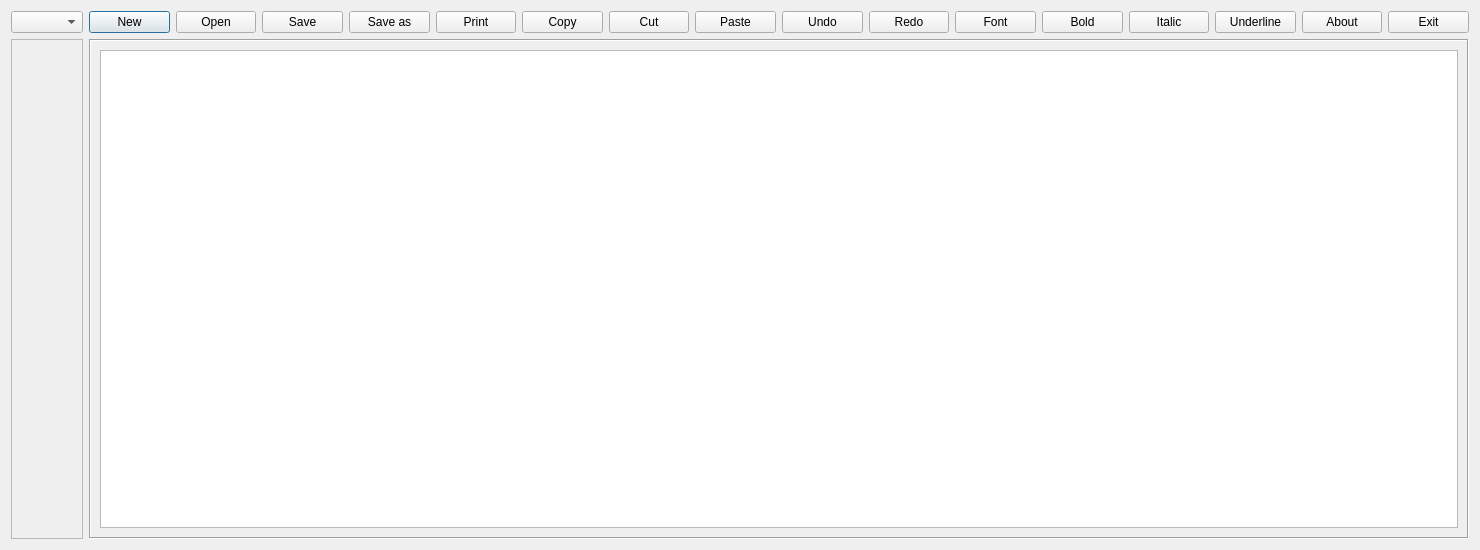
<?xml version="1.0" encoding="UTF-8"?>
<ui version="4.0">
 <class>GeometryModellingEditor</class>
 <widget class="QDialog" name="GeometryModellingEditor">
  <property name="geometry">
   <rect>
    <x>0</x>
    <y>0</y>
    <width>1480</width>
    <height>550</height>
   </rect>
  </property>
  <property name="windowTitle">
   <string>Geometry Modelling</string>
  </property>
  <layout class="QHBoxLayout" name="horizontalLayout_2">
   <item>
    <widget class="QFrame" name="frame_3">
     <property name="frameShape">
      <enum>QFrame::NoFrame</enum>
     </property>
     <property name="frameShadow">
      <enum>QFrame::Raised</enum>
     </property>
     <layout class="QVBoxLayout" name="verticalLayout">
      <property name="leftMargin">
       <number>0</number>
      </property>
      <property name="topMargin">
       <number>0</number>
      </property>
      <property name="rightMargin">
       <number>0</number>
      </property>
      <property name="bottomMargin">
       <number>0</number>
      </property>
      <item>
       <widget class="QComboBox" name="comboBoxGeometrySyntax"/>
      </item>
      <item>
       <widget class="QFrame" name="frameSyntaxGenerator">
        <property name="frameShape">
         <enum>QFrame::StyledPanel</enum>
        </property>
        <property name="frameShadow">
         <enum>QFrame::Raised</enum>
        </property>
       </widget>
      </item>
     </layout>
    </widget>
   </item>
   <item>
    <widget class="QFrame" name="frame_2">
     <property name="frameShape">
      <enum>QFrame::NoFrame</enum>
     </property>
     <property name="frameShadow">
      <enum>QFrame::Raised</enum>
     </property>
     <layout class="QVBoxLayout" name="verticalLayout_2">
      <property name="leftMargin">
       <number>0</number>
      </property>
      <property name="topMargin">
       <number>0</number>
      </property>
      <property name="rightMargin">
       <number>0</number>
      </property>
      <property name="bottomMargin">
       <number>0</number>
      </property>
      <item>
       <widget class="QFrame" name="frame">
        <property name="frameShape">
         <enum>QFrame::NoFrame</enum>
        </property>
        <property name="frameShadow">
         <enum>QFrame::Raised</enum>
        </property>
        <layout class="QHBoxLayout" name="horizontalLayout">
         <property name="leftMargin">
          <number>0</number>
         </property>
         <property name="topMargin">
          <number>0</number>
         </property>
         <property name="rightMargin">
          <number>0</number>
         </property>
         <property name="bottomMargin">
          <number>0</number>
         </property>
         <item>
          <widget class="QPushButton" name="NewBtn">
           <property name="text">
            <string>New</string>
           </property>
          </widget>
         </item>
         <item>
          <widget class="QPushButton" name="OpenBtn">
           <property name="text">
            <string>Open</string>
           </property>
          </widget>
         </item>
         <item>
          <widget class="QPushButton" name="SaveBtn">
           <property name="text">
            <string>Save</string>
           </property>
          </widget>
         </item>
         <item>
          <widget class="QPushButton" name="SaveAsBtn">
           <property name="text">
            <string>Save as</string>
           </property>
          </widget>
         </item>
         <item>
          <widget class="QPushButton" name="PrintBtn">
           <property name="text">
            <string>Print</string>
           </property>
          </widget>
         </item>
         <item>
          <widget class="QPushButton" name="CopyBtn">
           <property name="text">
            <string>Copy</string>
           </property>
          </widget>
         </item>
         <item>
          <widget class="QPushButton" name="CutBtn">
           <property name="text">
            <string>Cut</string>
           </property>
          </widget>
         </item>
         <item>
          <widget class="QPushButton" name="PasteBtn">
           <property name="text">
            <string>Paste</string>
           </property>
          </widget>
         </item>
         <item>
          <widget class="QPushButton" name="UndoBtn">
           <property name="text">
            <string>Undo</string>
           </property>
          </widget>
         </item>
         <item>
          <widget class="QPushButton" name="RedoBtn">
           <property name="text">
            <string>Redo</string>
           </property>
          </widget>
         </item>
         <item>
          <widget class="QPushButton" name="FontBtn">
           <property name="text">
            <string>Font</string>
           </property>
          </widget>
         </item>
         <item>
          <widget class="QPushButton" name="BoldBtn">
           <property name="text">
            <string>Bold</string>
           </property>
          </widget>
         </item>
         <item>
          <widget class="QPushButton" name="ItalicBtn">
           <property name="text">
            <string>Italic</string>
           </property>
          </widget>
         </item>
         <item>
          <widget class="QPushButton" name="UnderlineBtn">
           <property name="text">
            <string>Underline</string>
           </property>
          </widget>
         </item>
         <item>
          <widget class="QPushButton" name="AboutBtn">
           <property name="text">
            <string>About</string>
           </property>
          </widget>
         </item>
         <item>
          <widget class="QPushButton" name="ExitBtn">
           <property name="text">
            <string>Exit</string>
           </property>
          </widget>
         </item>
        </layout>
       </widget>
      </item>
      <item>
       <widget class="QScrollArea" name="scrollArea">
        <property name="frameShape">
         <enum>QFrame::Box</enum>
        </property>
        <property name="verticalScrollBarPolicy">
         <enum>Qt::ScrollBarAsNeeded</enum>
        </property>
        <property name="horizontalScrollBarPolicy">
         <enum>Qt::ScrollBarAsNeeded</enum>
        </property>
        <property name="widgetResizable">
         <bool>true</bool>
        </property>
        <widget class="QWidget" name="scrollAreaWidgetContents">
         <property name="geometry">
          <rect>
           <x>0</x>
           <y>0</y>
           <width>1366</width>
           <height>497</height>
          </rect>
         </property>
         <layout class="QVBoxLayout" name="verticalLayout_3">
          <item>
           <widget class="QTextEdit" name="textEdit"/>
          </item>
         </layout>
        </widget>
       </widget>
      </item>
     </layout>
    </widget>
   </item>
  </layout>
 </widget>
 <resources/>
 <connections/>
</ui>
